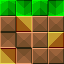

A 2D game scene composited from a Tiled map and its tileset images. What follows is a short description and the map's XML, with every tile layer's data as written:
An orthogonal 4x4 tile map with 16x16 px tiles, 1 tile layer (Landscape).

<map version="1.10" tiledversion="1.11.1-99-gec89c545" orientation="orthogonal" renderorder="right-down" width="4" height="4" tilewidth="16" tileheight="16" infinite="0" nextlayerid="2" nextobjectid="1">
 <tileset firstgid="1" name="Tileset" tilewidth="16" tileheight="16" tilecount="64" columns="1">
  <image source="tileset.png" trans="00ffff" width="16" height="1024" />
 </tileset>
 <layer id="1" name="Landscape" width="4" height="4">
  <data encoding="csv">
2,1073741826,2,3221225474,
4,2147483651,4,4,
1073741828,2147483652,4,3,
1073741827,1073741828,4,4
</data>
 </layer>
</map>